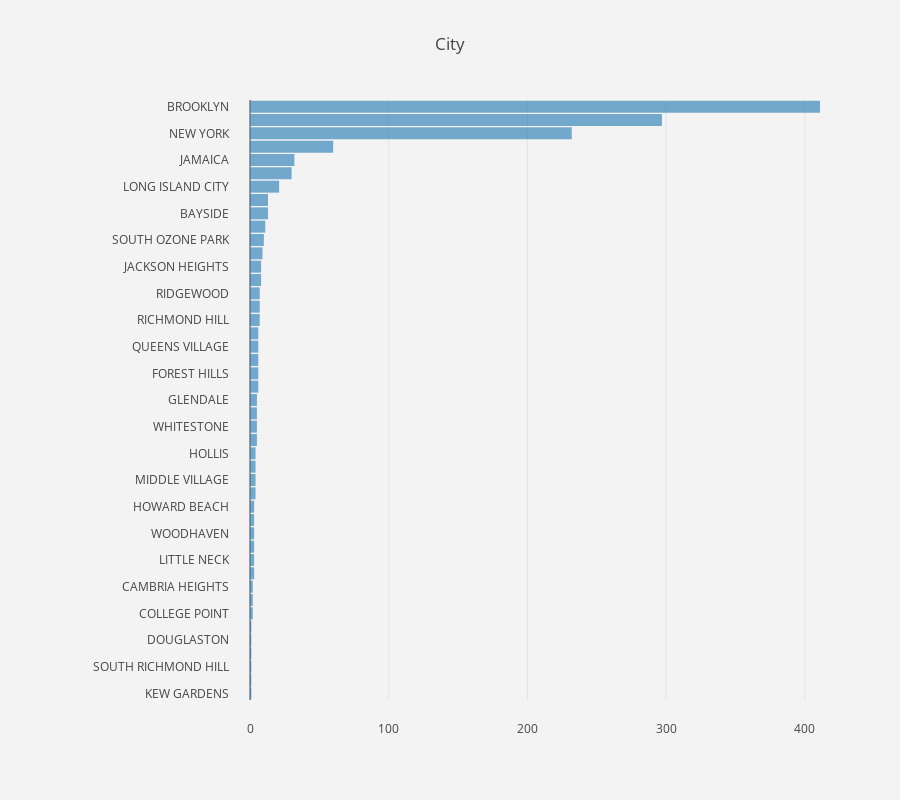

Here is the notebook cell this chart was saved with:
### Markdown cell above
# EDA of '_2016 School Explorer.csv_'
<h2>School City</h2>

### Code cell
school_city = data_chart(schl_df, 'City', 'cat')
margin = go.Margin(l=250, r=50, b=100, t=100, pad=20)
school_city.plot(**{'layout':{'margin': margin, 'height':800}})

### Figure 1 — Plotly figure (JSON) as saved in the notebook; plotly's stock layout.template omitted (floating-point values rounded to 4 significant figures)
{"data": [{"hovertext": ["0.08%", "0.08%", "0.08%", "0.08%", "0.08%", "0.08%", "0.16%", "0.16%", "0.16%", "0.24%", "0.24%", "0.24%", "0.24%", "0.24%", "0.24%", "0.31%", "0.31%", "0.31%", "0.31%", "0.39%", "0.39%", "0.39%", "0.39%", "0.47%", "0.47%", "0.47%", "0.47%", "0.47%", "0.55%", "0.55%", "0.55%", "0.63%", "0.63%", "0.71%", "0.79%", "0.86%", "1.02%", "1.02%", "1.65%", "2.36%", "2.52%", "4.72%", "18.24%", "23.35%", "32.31%"], "opacity": 0.6, "orientation": "h", "type": "bar", "width": 0.9, "x": [1, 1, 1, 1, 1, 1, 2, 2, 2, 3, 3, 3, 3, 3, 3, 4, 4, 4, 4, 5, 5, 5, 5, 6, 6, 6, 6, 6, 7, 7, 7, 8, 8, 9, 10, 11, 13, 13, 21, 30, 32, 60, 232, 297, 411], "y": ["KEW GARDENS", "BROAD CHANNEL", "SOUTH RICHMOND HILL", "ROCKAWAY BEACH", "DOUGLASTON", "ROOSEVELT ISLAND", "COLLEGE POINT", "ARVERNE", "CAMBRIA HEIGHTS", "EAST ELMHURST", "LITTLE NECK", "MASPETH", "WOODHAVEN", "FLORAL PARK", "HOWARD BEACH", "ROSEDALE", "MIDDLE VILLAGE", "BELLEROSE", "HOLLIS", "SAINT ALBANS", "WHITESTONE", "ROCKAWAY PARK", "GLENDALE", "ASTORIA", "FOREST HILLS", "REGO PARK", "QUEENS VILLAGE", "OZONE PARK", "RICHMOND HILL", "WOODSIDE", "RIDGEWOOD", "ELMHURST", "JACKSON HEIGHTS", "CORONA", "SOUTH OZONE PARK", "SPRINGFIELD GARDENS", "BAYSIDE", "FAR ROCKAWAY", "LONG ISLAND CITY", "FLUSHING", "JAMAICA", "STATEN ISLAND", "NEW YORK", "BRONX", "BROOKLYN"]}], "layout": {"autosize": true, "height": 800, "margin": {"b": 100, "l": 250, "pad": 20, "r": 50, "t": 100}, "paper_bgcolor": "rgb(243, 243, 243)", "plot_bgcolor": "rgb(243, 243, 243)", "title": "City"}}
